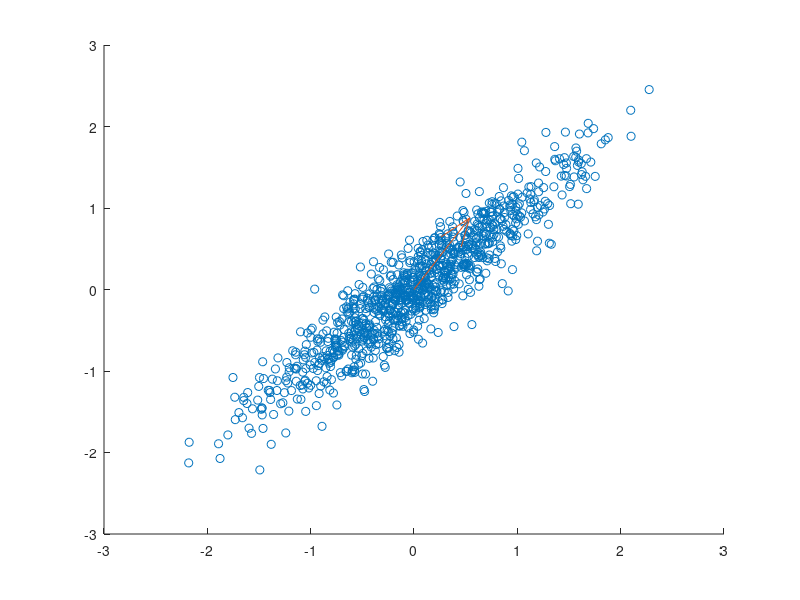

Reproduce this figure in MATLAB. (Note: this script raises an error after producing the figure.)
%% load the data
clear all;
close all;
load('dataLarge1.mat') %pick a dataset
%load('dataLarge2.mat')

%% pick constants

epsilon = 0.005;
iter = 1000;

%% randomly initialize
figure()
w = random('Uniform',-1,1,2,1);

hold on;
plot(x(:,1),x(:,2),'o')
quiver(0,0,w(1),w(2));

%%plot few of the iteration steps over the data
% strange plots if initilization vectors orthogonal to eigen-vector with highest eigen-value

for i = 1:iter
    y = theta(x(i,:)*w);
    %Ojas rule:
    delta_w = epsilon * y *(x(i,:).' - y*w);
    
    %Hebbs rule:
    %delta_w = epsilon * y * x(i,:).';
    
    w = delta_w + w;  
    if i == 1 % make the first vector long so that we can see the development
        quiver(0,0,20*w(1),20*w(2));
    elseif i < 10
        quiver(0,0,10*w(1),10*w(2));
    elseif mod(i, 100) == 0    
        quiver(0,0,10*w(1),10*w(2));
    elseif i>990
        quiver(0,0,10*w(1),10*w(2));
    end
end
%% Calculating the covariance matrix ???

C = cov(x,x)


%% discussion of difference between Hebbs and Ojas:
% Both rules don't always converge. Especially on dataset 2 the parameter
% vector seems to get stuck in local extrema. The obvious difference
% between the two methods is that the length of the parameter vector when
% applying Hebbs rule increases continuously while the length stays
% approximately the same when using Oja's rule.

